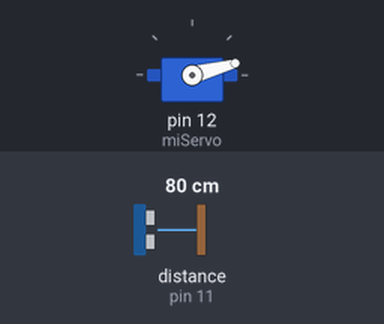
This sketch was run on a simulated Arduino Uno, built with avr-gcc and run on an emulated ATmega328P. Shown: servo. Wiring (inferred from the names in the program): ultrasonic range finder: trigger pin 10; echo pin 11. The test bench sets the inputs (shaded band); at power-on: distance to the obstacle (sensor on pin 11) 80 cm. The echo pulse lasts 58.3 µs per cm; what the sketch prints to the serial monitor is not drawn.

Above: at 0.01 s.
1.3 s: distance to the obstacle (sensor on pin 11) set to 2 cm
At 2.2 s:
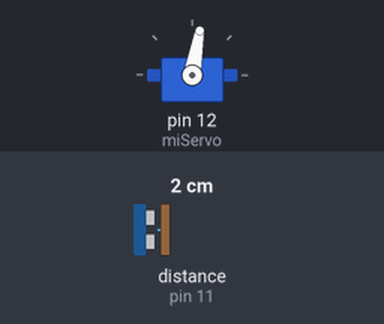
4.3 s: distance to the obstacle (sensor on pin 11) set to 299 cm
At 5.17 s:
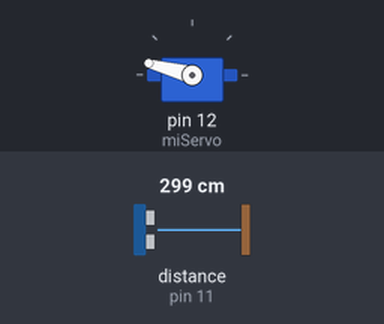
7.3 s: distance to the obstacle (sensor on pin 11) set to 4 cm
10.3 s: distance to the obstacle (sensor on pin 11) set to 35 cm
At 11.0 s:
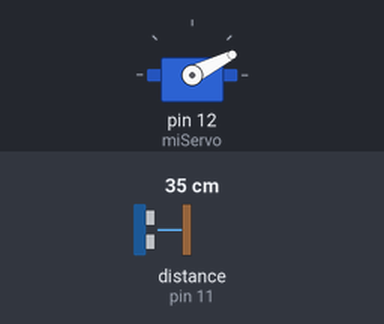
Timing chart, 0 to 14.3 s (numbered marks = the images above; inputs shaded):
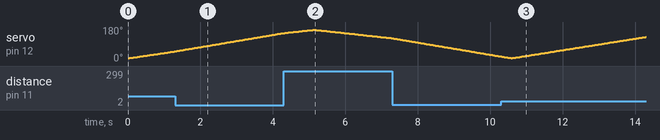

The sketch:

sonarduino.ino
```cpp
    /*

     Sonarduino: Sonar casero con Arduino y Processing
     Infinito por Descubrir Bahía Blanca
     https://github.com/ixdbahia/sonarduino

     Basado en código original de Dejan Nedelkovski / HowToMechatronics

    */

    // Incluimos la biblioteca para controlar el servomotor
    #include <Servo.h>

    // Definimos los pines Trig/Ping y Echo del sensor ultrasónico
    const int trigPin = 10;
    const int echoPin = 11;

    // Variables para la duración y la distancia
    long duracion;
    int distancia;

    // Creamos un objeto para controlar el servomotor
    Servo miServo;

    void setup() {
      pinMode(trigPin, OUTPUT); // Configuramos el pin trigPin como una salida
      pinMode(echoPin, INPUT); // Configuramos el pin echoPin como una entrada
      Serial.begin(9600); // Inicializamos el puerto serie
      miServo.attach(12); // Definimos el pin donde conectamos el servomotor
    }

    void loop() {

      // Rotamos el servomotor de 15 a 165 grados
      for(int i = 15; i <= 165; i++){
      miServo.write(i);
      delay(30);
      distancia = calculardistancia();// Llamamos a una función que calcula la distancia medida por el sensor ultrasónico para cada ángulo

      Serial.print(i); // Enviamos el ángulo actual a través del puerto serie
      Serial.print(","); // Agregamos un carácter adicional que será usado por la IDE de Processing al indexar los datos
      Serial.print(distancia); // Enviamos la distancia medida por el sensor actual a través del puerto serie
      Serial.print("."); // Agregamos un carácter adicional que será usado por la IDE de Processing al indexar los datos
      }

      // Repetimos las instrucciones anteriores de 165 a 15 grados
      for(int i = 165; i > 15; i--){
      miServo.write(i);
      delay(30);
      distancia = calculardistancia();
      Serial.print(i);
      Serial.print(",");
      Serial.print(distancia);
      Serial.print(".");
      }
    }

    // Función para calcular la distancia medida por el sensor ultrasónico
    int calculardistancia(){
      digitalWrite(trigPin, LOW);
      delayMicroseconds(2);
      // Configuramos el pin trigPin con el valor HIGH (encendido) durante 10 microsegundos
      digitalWrite(trigPin, HIGH);
      delayMicroseconds(10);
      digitalWrite(trigPin, LOW);
      // Leemos el valor del pin echoPin, que nos devuelve el tiempo de viaje de las ondas sonoras en microsegundos
      duracion = pulseIn(echoPin, HIGH);
      distancia = duracion*0.034/2;
      return distancia;
    }
```
